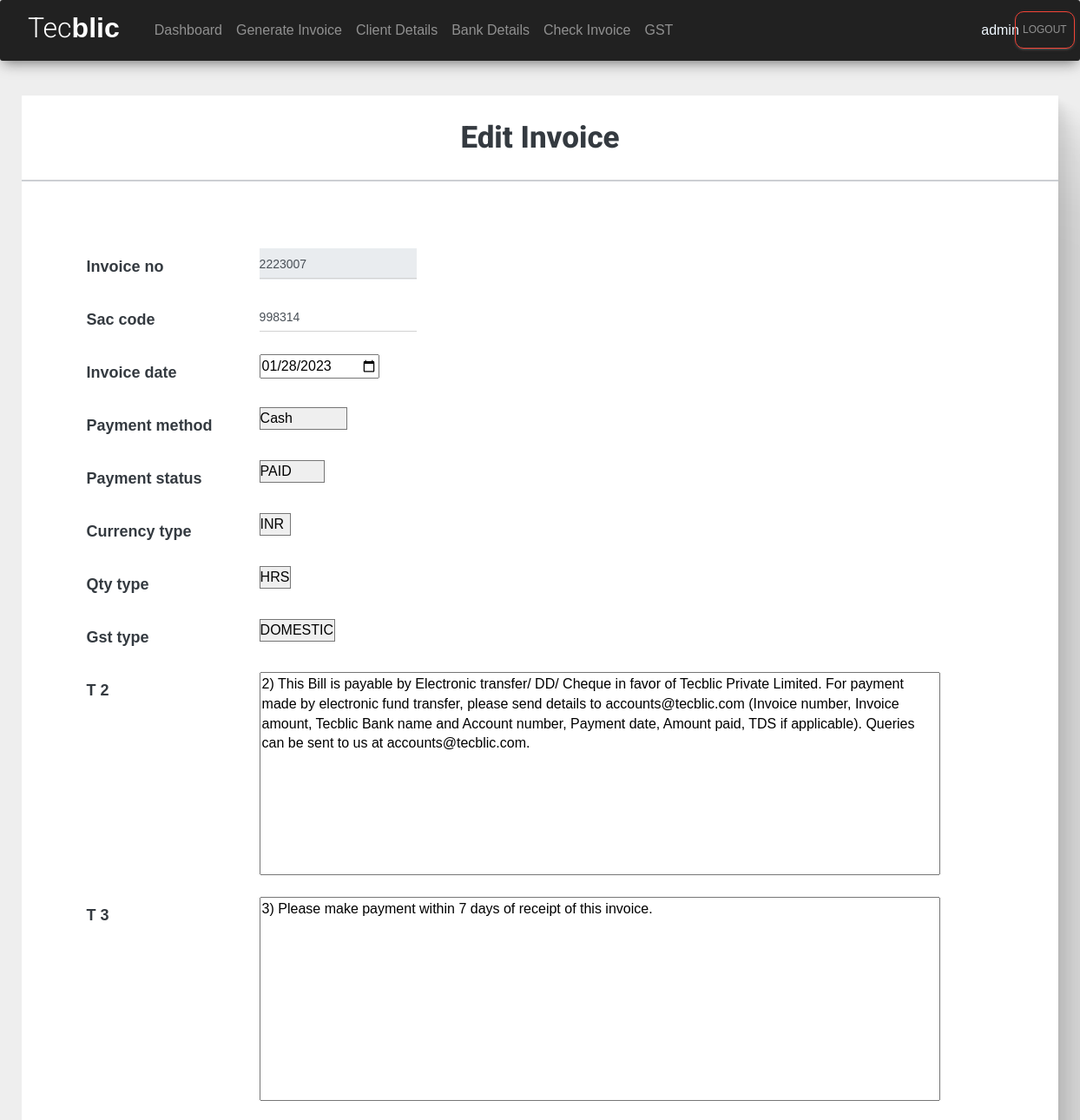
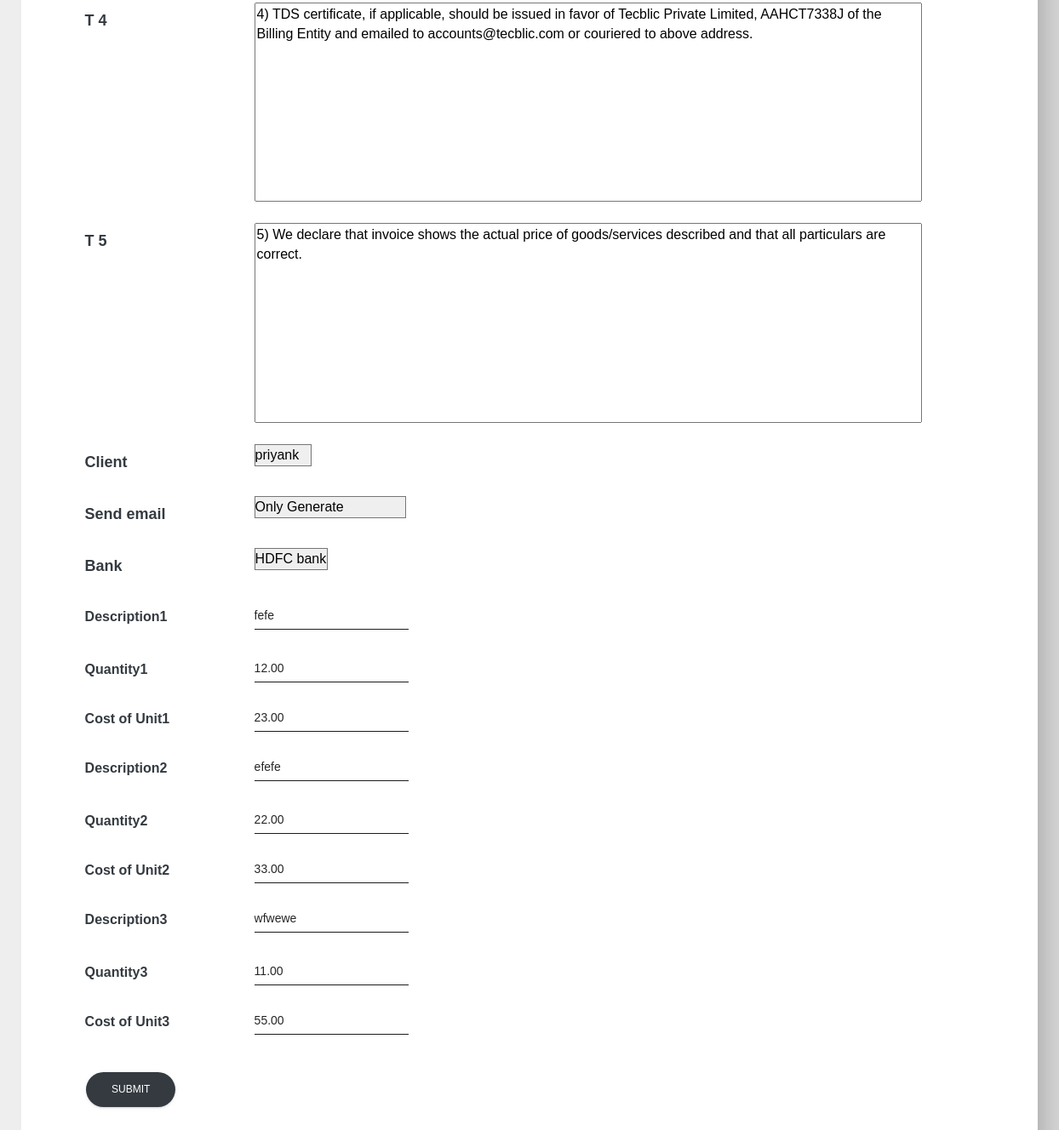
The page /edit_invoice/2223007/ (signed in) on the database its author committed (2 pictures, top to bottom).
### tecblicapp/models.py (models this page shows, shortened)
class SoftDeleteModel(models.Model):
    is_deleted = models.BooleanField(default=False)
    class Meta:
        abstract = True

class Invoice(SoftDeleteModel):
    Method = [
    ('----','----'),
    ('Cash', 'Cash'),
    ('Online', 'Online'),
    ('Cheque', 'Cheque'),
    ('Swift Transfer', 'Swift Transfer'),
    ]
    imp=[
        ('DOMESTIC','DOMESTIC'),
        ('EXPORT','EXPORT'),
        ('Inter State', 'Inter State'),
    ]
    Currency = [
    ('INR', 'INR'),
    ('USD', 'USD'),
    ('EUR', 'EUR'),
    ]
    STATUS = [
    ('PENDING', 'PENDING'),
    ('PAID', 'PAID'),
    ]
    emails=[
        ('only_generate','Only Generate'),
        ('generate_and_send','Generate And Send Mail')
    ]
    quantity_type = [
        ("No's", "No's"),
        ('HRS', 'HRS'),
        ('DAY', 'DAY'),
    ]
    invoice_no = models.IntegerField(primary_key=True, blank=True)
    sac_code = models.CharField(null=True, blank=True, max_length=6)
    invoice_date = models.DateField(null=True, blank=True)
    payment_method = models.CharField(choices=Method, default='Cash', max_length=100)
    payment_status = models.CharField(choices=STATUS, default='PAID', max_length=100)
    gross_amount=models.IntegerField(null=True,blank=True)
    cgst = models.CharField(max_length=20, null=True, blank=True,default=0)
    sgst = models.CharField(max_length=20, null=True, blank=True,default=0)
    igst = models.CharField(max_length=20, null=True, blank=True,default=0)
    currency_type=models.CharField(choices=Currency,max_length=5,default='INR')
    qty_type = models.CharField(choices=quantity_type, default='HRS', max_length=5)
    gst_type=models.CharField(choices=imp,default='DOMESTIC',max_length=20)
    t_2 = models.TextField(
        default="2) This Bill is payable by Electronic transfer/ DD/ Cheque in favor of Tecblic Private Limited. For payment made by electronic fund transfer, please send details to accounts@tecblic.com (Invoice number, Invoice amount, Tecblic Bank name and Account number, Payment date, Amount paid, TDS if applicable). Queries can be sent to us at accounts@tecblic.com.")
    t_3 = models.TextField(default="3) Please make payment within 7 days of receipt of this invoice.")
    t_4 = models.TextField(
        default="4) TDS certificate, if applicable, should be issued in favor of Tecblic Private Limited, AAHCT7338J of the Billing Entity and emailed to accounts@tecblic.com or couriered to above address.")
    t_5 = models.TextField(
        default="5) We declare that invoice shows the actual price of goods/services described and that all particulars are correct.")
    client = models.ForeignKey(clientDetail, blank=True, null=True, on_delete=models.SET_NULL)
    send_email=models.CharField(choices=emails,max_length=20,default='only_generate')
    bank = models.ForeignKey(BankDetails, blank=True, null=True, on_delete=models.SET_NULL)
    date_created = models.DateTimeField(auto_now_add=True,blank=True, null=True)
    last_updated = models.DateTimeField(auto_now=True,blank=True, null=True)

class InvoiceDesription(models.Model):
    description_id = models.AutoField(primary_key=True)
    description = models.CharField(max_length=100, null=True, blank=True)
    quantity = models.DecimalField(max_digits =9,null=True, blank=True, decimal_places=2)
    cost_per_unit = models.DecimalField(max_digits =9,null=True, blank=True, decimal_places=2)
    invoice = models.ForeignKey(Invoice, on_delete=models.CASCADE)

### tecblicapp/views.py (the view, shortened to what this page needs)
# urls.py: path('edit_invoice/<int:pk>/', views.edit_invoice, name="edit_invoice"),
@login_required(login_url='login')
def edit_invoice(request, pk):
    invoice = Invoice.objects.get(invoice_no=pk)
    invoice_det = InvoiceDesription.objects.filter(invoice=invoice)
    form = invoiceForm(instance=invoice)
    print("invoice_detail = >",invoice_det)
    context = {'form': form,'invoice_detail':invoice_det}
    return render(request, 'tecblicapp/invoice_edit_form.html', context)

### tecblicapp/forms.py
class invoiceForm(forms.ModelForm):
    class Meta:
        model=Invoice
        exclude=('cgst','sgst','igst','slug','uniqueId','gross_amount',)
        widgets={
            'invoice_no':forms.TextInput(attrs= {'class':'form-control','id':'invoiceid','placeholder':'Invoice No','readonly':True}),
            'invoice_date':forms.DateInput(attrs= {'class':'form-control','id':'dateid','placeholder':'Enter date','type': 'date', 'class': 'form_input','required':'required',}),
            'sac_code': forms.TextInput(attrs={'class': 'form-control', 'id': 'sacid', 'placeholder': 'SAC','value':'998314','required':'required',}),
            'payment_status':forms.Select(attrs = {'id':'payment_status','onchange':'changestatus()'})
        }

### tecblicapp/models.py (called while the page is built)
    def __str__(self):
        return self.clientName

    def __str__(self):
        return self.bank_name

### tecblicapp/templates/tecblicapp/invoice_edit_form.html (shortened to what this page needs)
<!DOCTYPE html>
<html lang="en">
<head>
     <link href="https://cdn.jsdelivr.net/npm/bootstrap@5.1.3/dist/css/bootstrap.min.css" rel="stylesheet">
 <link rel="stylesheet" href="https://maxcdn.bootstrapcdn.com/font-awesome/latest/css/font-awesome.min.css">
 <link href="/static/assets/css/material-dashboard.css?v=2.1.2" rel="stylesheet" />
 <link href="/static/assets/css/material-dashboard-rtl.css?v=2.1.2" rel="stylesheet" />
</head>
<body>
{% include 'tecblicapp/navbar.html' %}
<div class="" style="  box-shadow:
2.8px 2.8px 2.2px rgba(0, 0, 0, 0.02),
6.7px 6.7px 5.3px rgba(0, 0, 0, 0.028),
12.5px 12.5px 10px rgba(0, 0, 0, 0.035),
22.3px 22.3px 17.9px rgba(0, 0, 0, 0.042),
41.8px 41.8px 33.4px rgba(0, 0, 0, 0.05),
100px 100px 80px rgba(0, 0, 0, 0.07)
;background-color: white;margin:2%;" >
    <form action="" method="post">
        <br>
        <h4 class="text-center text-dark " style="margin-bottom:2%;font-size: 35px;font-weight: 800">Edit Invoice</h4>
        <hr>
        {% for field in form %}
        <div class="form-group row" style="position: relative;left: 5%;">
            <label class="col-sm-2 col-form-label text-dark" style="font-size: large;font-weight:bold; {% if forloop.counter == 1 %}visibility:hidden;{% endif %}">{{field.label}}</label>
            <div class="col-auto" style="{% if forloop.counter == 1 %}visibility:hidden;{% endif %}">
                {{field}}
            </div>
        </div>
        {% endfor %}
        {% for i in invoice_detail %}
        <div class="form-group row" style="position: relative;left: 5%;">
            <label class="col-sm-2 col-form-label text-dark" style="font-weight: bold;">Description{{forloop.counter}}</label>
            <div class="col-auto">
                <label><input type="text" class="form-control",id="desription{{forloop.counter}}" style="background-image: linear-gradient(to top, rgb(39, 37, 37) 2px, rgba(255, 255, 255, 0) 2px), linear-gradient(to top, #1d1b1b 1px, rgba(255, 255, 255, 0) 1px);color:rgb(39, 37, 37);" name = "description{{forloop.counter}}" value="{{i.description}}" placeholder="Description" required></label>
            </div>
        </div>
        <div class="form-group row" style="position: relative;left: 5%;">
            <label class="col-sm-2 col-form-label text-dark" style="font-weight: bold;">Quantity{{forloop.counter}}</label>
            <div class="col-auto">
                <input type="number" value="{{i.quantity}}" name="quantity{{forloop.counter}}" class="form-control",id="quantity{{forloop.counter}}" style="background-image: linear-gradient(to top, rgb(39, 37, 37) 2px, rgba(255, 255, 255, 0) 2px), linear-gradient(to top, #1d1b1b 1px, rgba(255, 255, 255, 0) 1px);color:rgb(39, 37, 37);" placeholder="quantity" required>
            </div>
        </div>
        <div class="form-group row" style="position: relative;left: 5%;">
            <label class="col-sm-2 col-form-label text-dark" style="font-weight: bold;">Cost of Unit{{forloop.counter}}</label>
        <div class="col-auto">
            <input type="number" style="background-image: linear-gradient(to top, rgb(39, 37, 37) 2px, rgba(255, 255, 255, 0) 2px), linear-gradient(to top, #1d1b1b 1px, rgba(255, 255, 255, 0) 1px);color:rgb(39, 37, 37);" name="cost{{forloop.counter}}" value="{{i.cost_per_unit}}" class="form-control",id="cost{{forloop.counter}}" placeholder="Cost Per Unit" required>
        </div>
    </div>
    {% endfor %}<br>
    <input type="submit" value="SUBMIT" class="ml-3 btn btn-dark bg-dark" style="position: relative;left: 5%;border-radius:40px;">
    <br><br>
</form>
</div>
</body>
</html>

### tecblicapp/templates/tecblicapp/navbar.html (shortened to what this page needs)
{% load static %}
<nav class="navbar navbar-expand-lg navbar-dark bg-dark" style="margin-bottom:40px;opacity:1;">
  <div class="collapse navbar-collapse" id="navbarCollapse">
    <div class="navbar-nav">
     <a class="navbar-brand" href="{% url 'home_page' %}">
        <h3 class="mx-3" style="position:relative;bottom:30px;font-size: xx-large;"> Tec<b style="font-weight:bold;">blic</b></h3>
      </a>
      <a class="nav-item nav-link  " id="s2" href=" {% url 'home_page' %}">Dashboard</a>
      <a class="nav-item nav-link " id="s3" href="{% url 'invoice_details' %}">Generate Invoice</a>
      <a class="nav-item nav-link" id="s4" href="{% url 'client-detail' %}">Client Details</a>
      <a class="nav-item nav-link {% block BankDetail %}{% endblock  %}" id="s5" href="{% url 'bank-detail' %}">Bank Details</a>
      <a class="nav-item nav-link {% block CheckInvoice %}{% endblock  %}" id="s6" href="{% url 'check_invoices' %}">Check Invoice</a>
      <a class="nav-item nav-link {% block gst %}{% endblock  %} mr-4"  id="s7" href="{% url 'gst' %}">GST</a>
      <span class="nav-item nav-link" style="font-weight: bolder;position:absolute;right:5%;color: aliceblue;" id="s1"> {{request.user}} </span>
      <a class="nav-item nav-link btn btn-outline-danger" style="border-radius: 10px;position:absolute;right:5px;" href="{% url 'logout' %}">Logout</a>
    </div>
  </div>
</nav>

### tecblicapp/templates/tecblicapp/invoice_edit_form.html (style rules this page uses)
* { font-family: Arial, Helvetica, sans-serif; }
body { overflow-x: hidden; }
textarea { width: 200%; }

### rows shown on the page
Invoice: form "2223007" "998314" "01/28/2023" "Cash" "PAID" "INR" "HRS" "DOMESTIC" "2) This Bill is payable by Electronic transfer/ DD/ Cheque in favor of Tecblic Private Limited. For payment made by electronic fund transfer, please send details to accounts@tecblic.com (Invoice number, Invoice amount, Tecblic Bank name and Account number, Payment date, Amount paid, TDS if applicable). Queries can be sent to us at accounts@tecblic.com." "3) Please make payment within 7 days of receipt of this invoice." "4) TDS certificate, if applicable, should be issued in favor of Tecblic Private Limited, AAHCT7338J of the Billing Entity and emailed to accounts@tecblic.com or couriered to above address." "5) We declare that invoice shows the actual price of goods/services described and that all particulars are correct." "priyank" "Only Generate" "HDFC bank"
InvoiceDesription: description1 "fefe", quantity1 "12.00", cost_per_unit "23.00"
InvoiceDesription: description2 "efefe", quantity2 "22.00", cost_per_unit "33.00"
InvoiceDesription: description3 "wfwewe", quantity3 "11.00", cost_per_unit "55.00"

### other values the page prints
{{ request.user }} "admin"
{{ field.label }} "Invoice no" "Sac code" "Invoice date" "Payment method" "Payment status" "Currency type" "Qty type" "Gst type" "T 2" "T 3" "T 4" "T 5" "Client" "Send email" "Bank"
